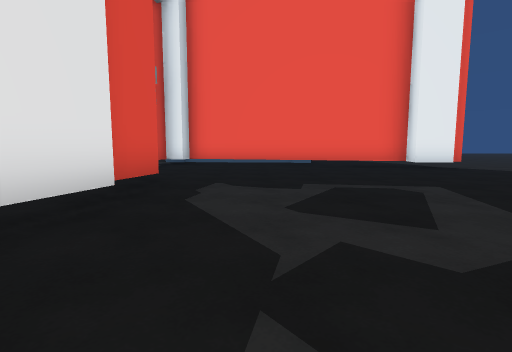
view 1 (above)

13 first-person views from a walk through a scene from a Unity 3-D project. The camera is 1.2 m above the floor, tilts 6° down and sees 85° across. The floor is counted in squares, 2 m on a side. Each view is taken from the middle of a square. On the plan, view 1 faces up. The plan holds only what a view shows up to about 9 squares ahead; the rest is blank. The place goes on beyond the plan. Some surface patterns are stand-ins.

view 2
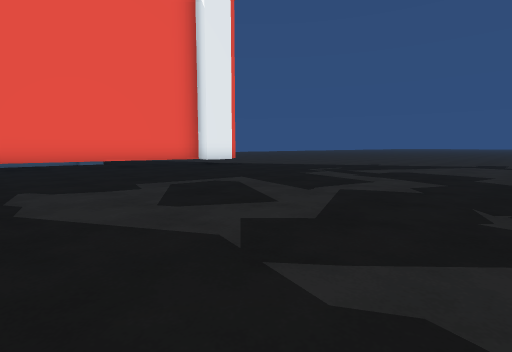

view 3
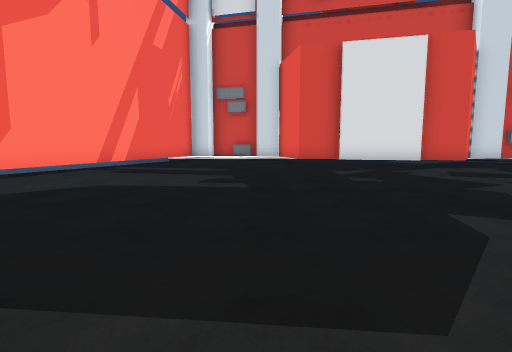

view 4
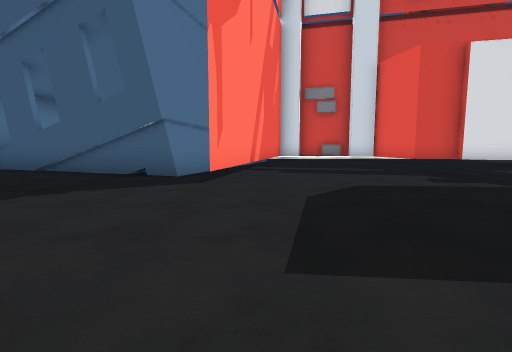

view 5
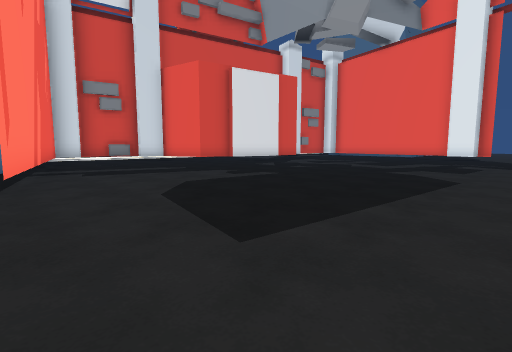

view 6
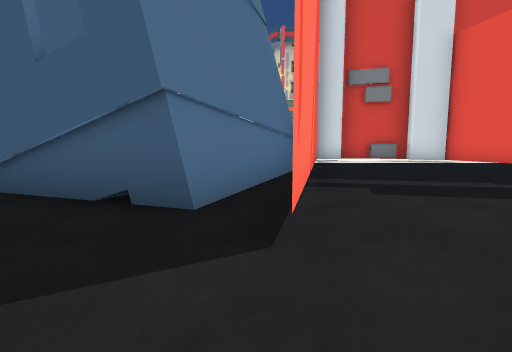

view 7
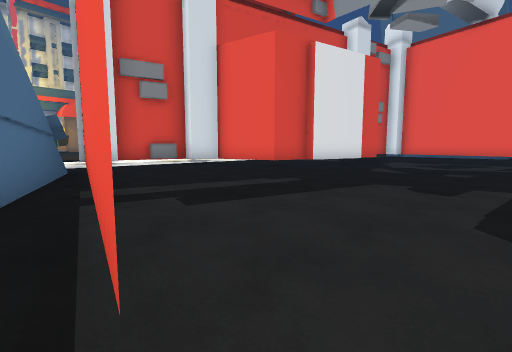

view 8
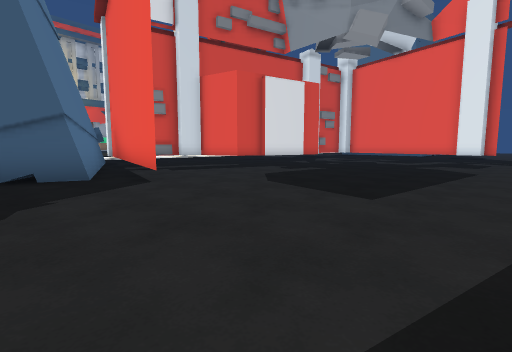

view 9
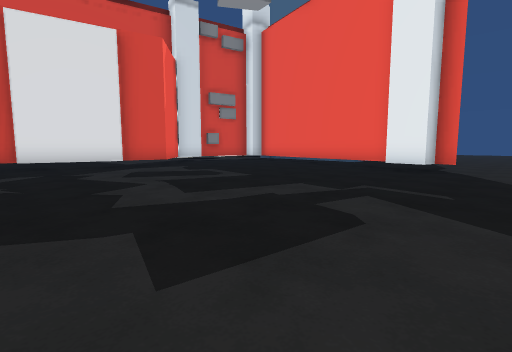

view 10
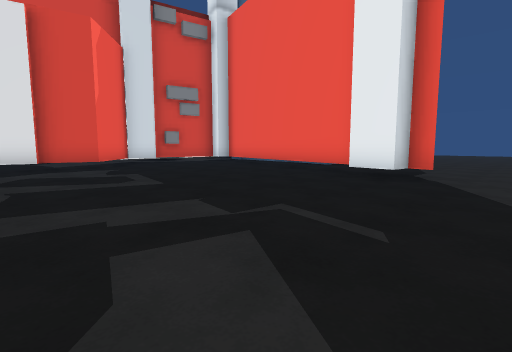

view 11
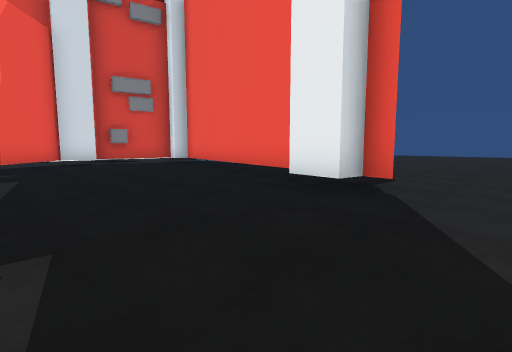

view 12
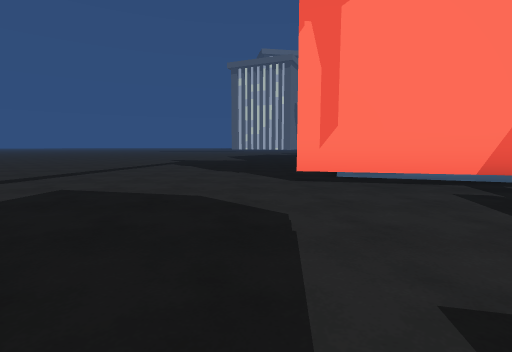

view 13
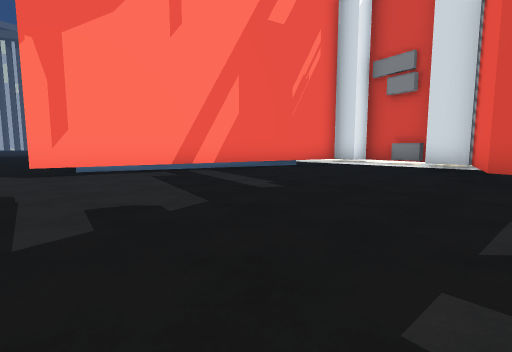

### Floor plan
Key: @ floor where view 1 was taken; # wall or solid block; . main floor; : floor 0.25 m higher than the main floor; T thing the floor can be seen under or through.
Columns run from 6 left of view 1 to 7 right of it. Each row starts with its distance up from view 1.
 14            ..
 13           ....
 12           ....
 11       #    ...
 10       ........
  9    ###TTTT....
  8    #.....TT#..
  7    #..........
  6    #..........
  5    ##.........
  4    .#.........
  3    .#.........
  2    .#.........
  1  :..#.........
  0  :.##.@.......
 -1  ###..........
 -2 ##............
 -3 #:............
 -4 #:............
 -5 ##............
 -6  #######......
 -7       ###.....
 -8       ##......
 -9       ##......
-10       #.......

Where each view was taken, in squares from view 1:
view 1: 0 up, 0 right, facing up
view 2: 0 up, 1 left, facing up-right
view 3: 2 down, 7 right, facing left
view 4: 6 down, 7 right, facing left
view 5: 7 down, 7 right, facing up-left
view 6: 7 down, 4 right, facing left
view 7: 7 down, 3 right, facing up-left
view 8: 9 down, 7 right, facing up-left
view 9: 0 up, 7 right, facing up-left
view 10: 2 up, 7 right, facing up-left
view 11: 4 up, 7 right, facing up-left
view 12: 2 down, 3 right, facing down
view 13: 0 up, 3 right, facing down-left
